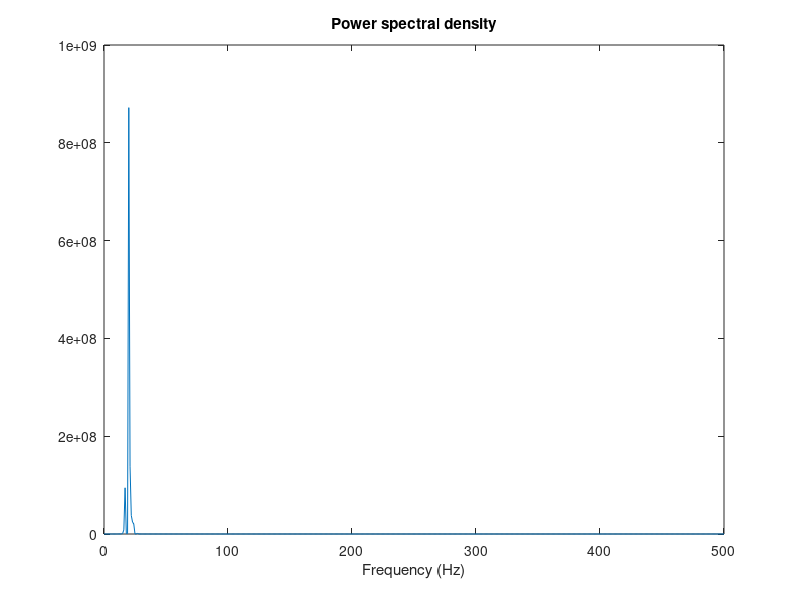

Source code (MATLAB): (Note: this script raises an error after producing the figure.)
% Example for PSD estimation for the process and estimation created in the
% NLP sheme

Fs = 1000;
t = linspace(0,1,Fs);
N = length(t);
x = exp(-(t-(300*1/Fs)).^2/(120*1/Fs)^2) .* cos(2*pi*10*t);
y = conv(x,5*randn(size(t)),'same');
Ry = xcorr(y,'unbiased');
Rx = xcorr(x,'unbiased');

% estimate PSD

Y = fft(Ry);
Pyy = Y.*conj(Y)/N;
f = Fs/N*(0:N/2);
figure;
plot(f,Pyy(1:N/2+1))
title('Power spectral density')
xlabel('Frequency (Hz)')
%% applying on simulated data proc
% you need to creat some data first with [est, proc] = AcorrSTA_Sim_2_1

ii =  4;
f_data = proc{ii}.linKernel.parameters(4);    
t = proc{ii}.t;
Fs = proc{ii}.Fs; 
N = 2 * proc{ii}.linKernel.maxlags;
x = proc{ii}.CGP;
Ry = proc{ii}.acorr.CGP_Corr;

% estimate PSD
Y = fft(Ry);
Pyy = Y.*conj(Y)/N;
f = Fs/N*(0:N/2);
figure;
plot(f,Pyy(1:N/2+1))
title(['Power spectral density. main freq - ',num2str(f_data)])
xlabel('Frequency (Hz)')
%% applying on simulated data est
% you need to creat some data first with [est, proc] = AcorrSTA_Sim_2_1

ii =  2;
f_data = proc{ii}.linKernel.parameters(4);    
t = est{ii}.t;
Fs = est{ii}.Fs; 
N = 2 * proc{ii}.linKernel.maxlags;
x = est{ii}.CGP;
Ry = est{ii}.acorr.CGP_Corr;
Rx = proc{ii}.acorr.CGP_Corr;

% estimate PSD
Y = fft(Ry);
Pyy = Y.*conj(Y)/N;
f = Fs/N*(0:N/2);
figure;
plot(f,Pyy(1:N/2+1))
title(['Power spectral density. main freq - ',num2str(f_data)])
xlabel('Frequency (Hz)')
%% filter est

% FIR Window lowpass filter designed using the FIR1 function.
fc = 30+2;
Wn = (2/Fs)*fc;
b = fir1(100,Wn,'low',kaiser(101,1));
% fvtool(Rx,1,'Fs',Fs)

%apply filter and visualize
Ry1 = filtfilt(b,1,Ry);

Y = fft(Ry1);
Pyy1 = Y.*conj(Y)/N;
f = Fs/N*(0:N/2);
figure;
plot(f,Pyy1(1:N/2+1))
hold on
plot(f,Pyy(1:N/2+1),'+r')
hold off
title(['Power spectral density. main freq - ',num2str(f_data)])
xlabel('Frequency (Hz)')
figure;
plot([normax(Rx) normax(Rx1) normax(Ry)])
title('acorr comparsion');
legend('unfilt est', 'filt est', 'proc');
xlabel('Frequency (Hz)')